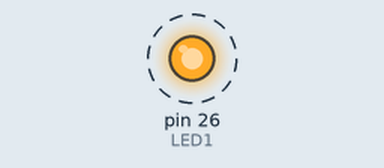
A program run on a simulated MicroPython board. On the bench: output pins drawn as LEDs (lit = HIGH). Dashed ring = blinking. What the program prints to the serial console is not drawn.

Above: at 0.5 s.
Timing chart, 0 to 4.6 s (numbered marks = the images above):
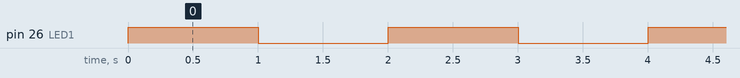

The program:

LED_Trafiklys.py
```python
# from machine import Pin
#
# RED_PIN = 26
# led1 = Pin(RED_PIN, Pin.OUT)
# led1.on()

from machine import Pin
from time import sleep

RED_PIN=26
LED1=Pin(RED_PIN,Pin.OUT)
LED1.on()

while True:
    print("Red LED1 ON!")
    LED1.on()
    sleep(1)
    print("Red LED1 OFF!")
    LED1.off()
    sleep(1)
```

Measured:
- by itself, pin 26 (LED1): alternates HIGH for 1.0 s and LOW for 1.0 s
